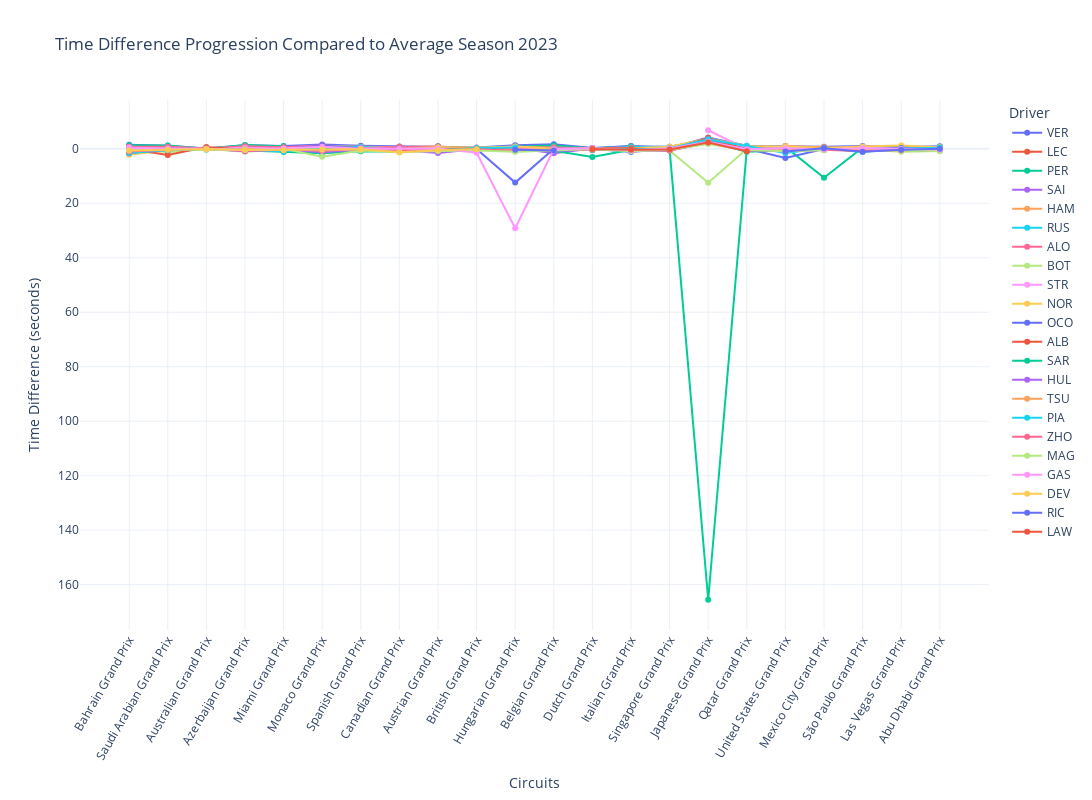

Write notebook code for a chart like this one.
### Code cell
# Ensure all columns are of the same type
pace_df = pace_df.T
pace_df = pace_df.apply(pd.to_numeric, errors='coerce')
fig = px.line(pace_df, x=pace_df.index, y=pace_df.columns, line_shape='linear',
                labels={'value': 'Time Difference (seconds)', 'index': 'Circuits'}, 
                title=f'Time Difference Progression Compared to Average Season {year}',
                markers=True)

fig.update_layout(xaxis_title='Circuits', yaxis_title='Time Difference (seconds)', 
                    legend_title='Driver', xaxis=dict(tickangle=-60), template='plotly_white')

fig.update_yaxes(autorange='reversed')
# for driver, style in driver_styles.items():
#     fig.update_traces(selector=dict(name=driver), line=dict(color=style['color'], dash=style['line'])) 
fig.update_layout(width=1200, height=800)

### Figure 1 — Plotly figure (JSON) as saved in the notebook; plotly's stock layout.template omitted (floating-point values rounded to 4 significant figures)
{"data": [{"hovertemplate": "variable=VER<br>Circuits=%{x}<br>Time Difference (seconds)=%{y}<extra></extra>", "legendgroup": "VER", "line": {"color": "#636efa", "dash": "solid", "shape": "linear"}, "marker": {"symbol": "circle"}, "mode": "lines+markers", "name": "VER", "orientation": "v", "showlegend": true, "type": "scatter", "x": ["Bahrain Grand Prix", "Saudi Arabian Grand Prix", "Australian Grand Prix", "Azerbaijan Grand Prix", "Miami Grand Prix", "Monaco Grand Prix", "Spanish Grand Prix", "Canadian Grand Prix", "Austrian Grand Prix", "British Grand Prix", "Hungarian Grand Prix", "Belgian Grand Prix", "Dutch Grand Prix", "Italian Grand Prix", "Singapore Grand Prix", "Japanese Grand Prix", "Qatar Grand Prix", "United States Grand Prix", "Mexico City Grand Prix", "São Paulo Grand Prix", "Las Vegas Grand Prix", "Abu Dhabi Grand Prix"], "xaxis": "x", "y": [-1.477, -1.082, -0.0983, -1.326, -1.075, -1.591, -1.123, -0.8909, -0.9032, -0.445, -1.336, -1.704, -0.3151, -1.068, -0.4277, -4.161, -1.113, -1.045, -0.7769, -1.006, -0.6477, -0.9518], "yaxis": "y"}, {"hovertemplate": "variable=LEC<br>Circuits=%{x}<br>Time Difference (seconds)=%{y}<extra></extra>", "legendgroup": "LEC", "line": {"color": "#EF553B", "dash": "solid", "shape": "linear"}, "marker": {"symbol": "circle"}, "mode": "lines+markers", "name": "LEC", "orientation": "v", "showlegend": true, "type": "scatter", "x": ["Bahrain Grand Prix", "Saudi Arabian Grand Prix", "Australian Grand Prix", "Azerbaijan Grand Prix", "Miami Grand Prix", "Monaco Grand Prix", "Spanish Grand Prix", "Canadian Grand Prix", "Austrian Grand Prix", "British Grand Prix", "Hungarian Grand Prix", "Belgian Grand Prix", "Dutch Grand Prix", "Italian Grand Prix", "Singapore Grand Prix", "Japanese Grand Prix", "Qatar Grand Prix", "United States Grand Prix", "Mexico City Grand Prix", "São Paulo Grand Prix", "Las Vegas Grand Prix", "Abu Dhabi Grand Prix"], "xaxis": "x", "y": [-0.9514, -0.3262, null, -0.9515, -0.1449, -0.7971, 0.004239, -0.6245, -0.8306, -0.08564, -0.4028, -0.9708, 0.5491, -0.8453, -0.4319, -3.331, -0.4293, -0.6047, -0.4512, null, -0.6063, -0.6416], "yaxis": "y"}, {"hovertemplate": "variable=PER<br>Circuits=%{x}<br>Time Difference (seconds)=%{y}<extra></extra>", "legendgroup": "PER", "line": {"color": "#00cc96", "dash": "solid", "shape": "linear"}, "marker": {"symbol": "circle"}, "mode": "lines+markers", "name": "PER", "orientation": "v", "showlegend": true, "type": "scatter", "x": ["Bahrain Grand Prix", "Saudi Arabian Grand Prix", "Australian Grand Prix", "Azerbaijan Grand Prix", "Miami Grand Prix", "Monaco Grand Prix", "Spanish Grand Prix", "Canadian Grand Prix", "Austrian Grand Prix", "British Grand Prix", "Hungarian Grand Prix", "Belgian Grand Prix", "Dutch Grand Prix", "Italian Grand Prix", "Singapore Grand Prix", "Japanese Grand Prix", "Qatar Grand Prix", "United States Grand Prix", "Mexico City Grand Prix", "São Paulo Grand Prix", "Las Vegas Grand Prix", "Abu Dhabi Grand Prix"], "xaxis": "x", "y": [-1.267, -1.189, -0.04106, -1.367, -0.9801, 1.275, -0.5807, -0.162, -0.6612, -0.1973, -0.7987, -1.197, -0.2447, -0.9495, 0.1061, 165.6, 0.2059, -0.7155, 10.66, -0.5245, -0.6029, -0.6681], "yaxis": "y"}, {"hovertemplate": "variable=SAI<br>Circuits=%{x}<br>Time Difference (seconds)=%{y}<extra></extra>", "legendgroup": "SAI", "line": {"color": "#ab63fa", "dash": "solid", "shape": "linear"}, "marker": {"symbol": "circle"}, "mode": "lines+markers", "name": "SAI", "orientation": "v", "showlegend": true, "type": "scatter", "x": ["Bahrain Grand Prix", "Saudi Arabian Grand Prix", "Australian Grand Prix", "Azerbaijan Grand Prix", "Miami Grand Prix", "Monaco Grand Prix", "Spanish Grand Prix", "Canadian Grand Prix", "Austrian Grand Prix", "British Grand Prix", "Hungarian Grand Prix", "Belgian Grand Prix", "Dutch Grand Prix", "Italian Grand Prix", "Singapore Grand Prix", "Japanese Grand Prix", "Qatar Grand Prix", "United States Grand Prix", "Mexico City Grand Prix", "São Paulo Grand Prix", "Las Vegas Grand Prix", "Abu Dhabi Grand Prix"], "xaxis": "x", "y": [-0.634, -0.4719, -0.07082, -0.4755, -0.4164, -0.7778, -0.4309, -0.5832, -0.6022, -0.07105, -0.3206, 1.67, -0.1409, -0.8489, -0.7735, -3.214, null, -0.7749, -0.3945, -0.2995, -0.231, 0.395], "yaxis": "y"}, {"hovertemplate": "variable=HAM<br>Circuits=%{x}<br>Time Difference (seconds)=%{y}<extra></extra>", "legendgroup": "HAM", "line": {"color": "#FFA15A", "dash": "solid", "shape": "linear"}, "marker": {"symbol": "circle"}, "mode": "lines+markers", "name": "HAM", "orientation": "v", "showlegend": true, "type": "scatter", "x": ["Bahrain Grand Prix", "Saudi Arabian Grand Prix", "Australian Grand Prix", "Azerbaijan Grand Prix", "Miami Grand Prix", "Monaco Grand Prix", "Spanish Grand Prix", "Canadian Grand Prix", "Austrian Grand Prix", "British Grand Prix", "Hungarian Grand Prix", "Belgian Grand Prix", "Dutch Grand Prix", "Italian Grand Prix", "Singapore Grand Prix", "Japanese Grand Prix", "Qatar Grand Prix", "United States Grand Prix", "Mexico City Grand Prix", "São Paulo Grand Prix", "Las Vegas Grand Prix", "Abu Dhabi Grand Prix"], "xaxis": "x", "y": [-0.5827, -0.5682, -0.09521, -0.4627, -0.1754, -1.09, -0.7583, -0.6885, -0.3512, -0.3146, -0.7769, -0.5751, -0.1317, -0.3296, -0.753, -3.23, null, -1.005, -0.5815, -0.121, -0.2126, -0.1859], "yaxis": "y"}, {"hovertemplate": "variable=RUS<br>Circuits=%{x}<br>Time Difference (seconds)=%{y}<extra></extra>", "legendgroup": "RUS", "line": {"color": "#19d3f3", "dash": "solid", "shape": "linear"}, "marker": {"symbol": "circle"}, "mode": "lines+markers", "name": "RUS", "orientation": "v", "showlegend": true, "type": "scatter", "x": ["Bahrain Grand Prix", "Saudi Arabian Grand Prix", "Australian Grand Prix", "Azerbaijan Grand Prix", "Miami Grand Prix", "Monaco Grand Prix", "Spanish Grand Prix", "Canadian Grand Prix", "Austrian Grand Prix", "British Grand Prix", "Hungarian Grand Prix", "Belgian Grand Prix", "Dutch Grand Prix", "Italian Grand Prix", "Singapore Grand Prix", "Japanese Grand Prix", "Qatar Grand Prix", "United States Grand Prix", "Mexico City Grand Prix", "São Paulo Grand Prix", "Las Vegas Grand Prix", "Abu Dhabi Grand Prix"], "xaxis": "x", "y": [-0.4968, -0.6721, 0.3367, 0.08819, -0.4916, -0.933, -0.6326, -0.09302, -0.2215, -0.2295, -0.3956, -0.2699, 0.4592, -0.7149, -0.744, -3.073, -0.5145, -0.5987, -0.1992, 0.4147, -0.2859, -0.6013], "yaxis": "y"}, {"hovertemplate": "variable=ALO<br>Circuits=%{x}<br>Time Difference (seconds)=%{y}<extra></extra>", "legendgroup": "ALO", "line": {"color": "#FF6692", "dash": "solid", "shape": "linear"}, "marker": {"symbol": "circle"}, "mode": "lines+markers", "name": "ALO", "orientation": "v", "showlegend": true, "type": "scatter", "x": ["Bahrain Grand Prix", "Saudi Arabian Grand Prix", "Australian Grand Prix", "Azerbaijan Grand Prix", "Miami Grand Prix", "Monaco Grand Prix", "Spanish Grand Prix", "Canadian Grand Prix", "Austrian Grand Prix", "British Grand Prix", "Hungarian Grand Prix", "Belgian Grand Prix", "Dutch Grand Prix", "Italian Grand Prix", "Singapore Grand Prix", "Japanese Grand Prix", "Qatar Grand Prix", "United States Grand Prix", "Mexico City Grand Prix", "São Paulo Grand Prix", "Las Vegas Grand Prix", "Abu Dhabi Grand Prix"], "xaxis": "x", "y": [-0.7992, -0.7749, -0.08504, -0.9357, -0.613, -1.233, -0.1517, -0.7542, -0.4762, -0.1144, -0.2544, -0.4271, -0.2631, -0.1607, 0.6395, -2.751, -0.2528, 0.1955, 0.4344, -0.5253, -0.1284, -0.2706], "yaxis": "y"}, {"hovertemplate": "variable=BOT<br>Circuits=%{x}<br>Time Difference (seconds)=%{y}<extra></extra>", "legendgroup": "BOT", "line": {"color": "#B6E880", "dash": "solid", "shape": "linear"}, "marker": {"symbol": "circle"}, "mode": "lines+markers", "name": "BOT", "orientation": "v", "showlegend": true, "type": "scatter", "x": ["Bahrain Grand Prix", "Saudi Arabian Grand Prix", "Australian Grand Prix", "Azerbaijan Grand Prix", "Miami Grand Prix", "Monaco Grand Prix", "Spanish Grand Prix", "Canadian Grand Prix", "Austrian Grand Prix", "British Grand Prix", "Hungarian Grand Prix", "Belgian Grand Prix", "Dutch Grand Prix", "Italian Grand Prix", "Singapore Grand Prix", "Japanese Grand Prix", "Qatar Grand Prix", "United States Grand Prix", "Mexico City Grand Prix", "São Paulo Grand Prix", "Las Vegas Grand Prix", "Abu Dhabi Grand Prix"], "xaxis": "x", "y": [-0.2025, 1.306, 0.01399, 1.116, 0.1823, -0.1194, 0.8454, 0.02951, 0.6897, 0.05168, 0.2951, 0.2322, 0.06528, 0.1876, 0.6507, 12.44, 0.05472, 0.7156, 0.3583, 0.2375, 1.059, 0.818], "yaxis": "y"}, {"hovertemplate": "variable=STR<br>Circuits=%{x}<br>Time Difference (seconds)=%{y}<extra></extra>", "legendgroup": "STR", "line": {"color": "#FF97FF", "dash": "solid", "shape": "linear"}, "marker": {"symbol": "circle"}, "mode": "lines+markers", "name": "STR", "orientation": "v", "showlegend": true, "type": "scatter", "x": ["Bahrain Grand Prix", "Saudi Arabian Grand Prix", "Australian Grand Prix", "Azerbaijan Grand Prix", "Miami Grand Prix", "Monaco Grand Prix", "Spanish Grand Prix", "Canadian Grand Prix", "Austrian Grand Prix", "British Grand Prix", "Hungarian Grand Prix", "Belgian Grand Prix", "Dutch Grand Prix", "Italian Grand Prix", "Singapore Grand Prix", "Japanese Grand Prix", "Qatar Grand Prix", "United States Grand Prix", "Mexico City Grand Prix", "São Paulo Grand Prix", "Las Vegas Grand Prix", "Abu Dhabi Grand Prix"], "xaxis": "x", "y": [-0.5209, 0.1737, -0.04516, -0.3554, 0.06151, 0.9461, -0.1639, 0.02908, -0.07165, -0.01268, 0.07095, 0.09918, -0.03613, 0.6427, null, -6.815, 0.144, -0.1755, 0.558, -0.431, -0.2464, 0.007364], "yaxis": "y"}, {"hovertemplate": "variable=NOR<br>Circuits=%{x}<br>Time Difference (seconds)=%{y}<extra></extra>", "legendgroup": "NOR", "line": {"color": "#FECB52", "dash": "solid", "shape": "linear"}, "marker": {"symbol": "circle"}, "mode": "lines+markers", "name": "NOR", "orientation": "v", "showlegend": true, "type": "scatter", "x": ["Bahrain Grand Prix", "Saudi Arabian Grand Prix", "Australian Grand Prix", "Azerbaijan Grand Prix", "Miami Grand Prix", "Monaco Grand Prix", "Spanish Grand Prix", "Canadian Grand Prix", "Austrian Grand Prix", "British Grand Prix", "Hungarian Grand Prix", "Belgian Grand Prix", "Dutch Grand Prix", "Italian Grand Prix", "Singapore Grand Prix", "Japanese Grand Prix", "Qatar Grand Prix", "United States Grand Prix", "Mexico City Grand Prix", "São Paulo Grand Prix", "Las Vegas Grand Prix", "Abu Dhabi Grand Prix"], "xaxis": "x", "y": [2.147, 0.5394, -0.03449, 0.2085, 0.4644, -0.4428, 0.5446, 0.01424, -0.5324, -0.372, -0.854, -0.02857, -0.1313, -0.1772, -0.7604, -3.795, -1.008, -0.8535, -0.3084, -0.8898, -1.173, -0.5331], "yaxis": "y"}, {"hovertemplate": "variable=OCO<br>Circuits=%{x}<br>Time Difference (seconds)=%{y}<extra></extra>", "legendgroup": "OCO", "line": {"color": "#636efa", "dash": "solid", "shape": "linear"}, "marker": {"symbol": "circle"}, "mode": "lines+markers", "name": "OCO", "orientation": "v", "showlegend": true, "type": "scatter", "x": ["Bahrain Grand Prix", "Saudi Arabian Grand Prix", "Australian Grand Prix", "Azerbaijan Grand Prix", "Miami Grand Prix", "Monaco Grand Prix", "Spanish Grand Prix", "Canadian Grand Prix", "Austrian Grand Prix", "British Grand Prix", "Hungarian Grand Prix", "Belgian Grand Prix", "Dutch Grand Prix", "Italian Grand Prix", "Singapore Grand Prix", "Japanese Grand Prix", "Qatar Grand Prix", "United States Grand Prix", "Mexico City Grand Prix", "São Paulo Grand Prix", "Las Vegas Grand Prix", "Abu Dhabi Grand Prix"], "xaxis": "x", "y": [1.624, -0.1328, 0.02986, 0.55, -0.05482, -1.116, -0.0742, -0.009633, 0.252, 0.07799, 12.38, -0.005842, -0.06031, 1.131, -0.08082, -2.658, -0.01849, 3.336, 0.1087, 0.1952, -0.2744, 0.1926], "yaxis": "y"}, {"hovertemplate": "variable=ALB<br>Circuits=%{x}<br>Time Difference (seconds)=%{y}<extra></extra>", "legendgroup": "ALB", "line": {"color": "#EF553B", "dash": "solid", "shape": "linear"}, "marker": {"symbol": "circle"}, "mode": "lines+markers", "name": "ALB", "orientation": "v", "showlegend": true, "type": "scatter", "x": ["Bahrain Grand Prix", "Saudi Arabian Grand Prix", "Australian Grand Prix", "Azerbaijan Grand Prix", "Miami Grand Prix", "Monaco Grand Prix", "Spanish Grand Prix", "Canadian Grand Prix", "Austrian Grand Prix", "British Grand Prix", "Hungarian Grand Prix", "Belgian Grand Prix", "Dutch Grand Prix", "Italian Grand Prix", "Singapore Grand Prix", "Japanese Grand Prix", "Qatar Grand Prix", "United States Grand Prix", "Mexico City Grand Prix", "São Paulo Grand Prix", "Las Vegas Grand Prix", "Abu Dhabi Grand Prix"], "xaxis": "x", "y": [0.09793, 2.238, -0.6302, 0.3702, 0.2037, 0.5331, 0.5033, -0.02219, 0.07939, -0.1012, 0.2807, 0.482, -0.1046, -0.1839, 0.4106, -3.944, 0.3082, 0.4141, -0.09278, null, 0.2203, 0.31], "yaxis": "y"}, {"hovertemplate": "variable=SAR<br>Circuits=%{x}<br>Time Difference (seconds)=%{y}<extra></extra>", "legendgroup": "SAR", "line": {"color": "#00cc96", "dash": "solid", "shape": "linear"}, "marker": {"symbol": "circle"}, "mode": "lines+markers", "name": "SAR", "orientation": "v", "showlegend": true, "type": "scatter", "x": ["Bahrain Grand Prix", "Saudi Arabian Grand Prix", "Australian Grand Prix", "Azerbaijan Grand Prix", "Miami Grand Prix", "Monaco Grand Prix", "Spanish Grand Prix", "Canadian Grand Prix", "Austrian Grand Prix", "British Grand Prix", "Hungarian Grand Prix", "Belgian Grand Prix", "Dutch Grand Prix", "Italian Grand Prix", "Singapore Grand Prix", "Japanese Grand Prix", "Qatar Grand Prix", "United States Grand Prix", "Mexico City Grand Prix", "São Paulo Grand Prix", "Las Vegas Grand Prix", "Abu Dhabi Grand Prix"], "xaxis": "x", "y": [0.2625, 0.5364, 0.05039, 0.6118, 1.155, 1.591, 0.8721, 1.073, 0.3127, 0.009415, 0.8769, 0.6705, 2.988, 0.3739, 0.6279, -2.847, 1.06, 0.5263, 0.2847, 0.429, 0.3699, 0.5618], "yaxis": "y"}, {"hovertemplate": "variable=HUL<br>Circuits=%{x}<br>Time Difference (seconds)=%{y}<extra></extra>", "legendgroup": "HUL", "line": {"color": "#ab63fa", "dash": "solid", "shape": "linear"}, "marker": {"symbol": "circle"}, "mode": "lines+markers", "name": "HUL", "orientation": "v", "showlegend": true, "type": "scatter", "x": ["Bahrain Grand Prix", "Saudi Arabian Grand Prix", "Australian Grand Prix", "Azerbaijan Grand Prix", "Miami Grand Prix", "Monaco Grand Prix", "Spanish Grand Prix", "Canadian Grand Prix", "Austrian Grand Prix", "British Grand Prix", "Hungarian Grand Prix", "Belgian Grand Prix", "Dutch Grand Prix", "Italian Grand Prix", "Singapore Grand Prix", "Japanese Grand Prix", "Qatar Grand Prix", "United States Grand Prix", "Mexico City Grand Prix", "São Paulo Grand Prix", "Las Vegas Grand Prix", "Abu Dhabi Grand Prix"], "xaxis": "x", "y": [0.6692, 0.2223, -0.01314, 0.933, 0.2404, 1.269, 0.3431, 0.458, 1.52, 0.0677, 0.6026, 0.8062, -0.02567, 0.6969, 0.6168, -2.165, 0.6793, 0.5603, 0.3542, 0.4826, 0.2051, 0.4912], "yaxis": "y"}, {"hovertemplate": "variable=TSU<br>Circuits=%{x}<br>Time Difference (seconds)=%{y}<extra></extra>", "legendgroup": "TSU", "line": {"color": "#FFA15A", "dash": "solid", "shape": "linear"}, "marker": {"symbol": "circle"}, "mode": "lines+markers", "name": "TSU", "orientation": "v", "showlegend": true, "type": "scatter", "x": ["Bahrain Grand Prix", "Saudi Arabian Grand Prix", "Australian Grand Prix", "Azerbaijan Grand Prix", "Miami Grand Prix", "Monaco Grand Prix", "Spanish Grand Prix", "Canadian Grand Prix", "Austrian Grand Prix", "British Grand Prix", "Hungarian Grand Prix", "Belgian Grand Prix", "Dutch Grand Prix", "Italian Grand Prix", "Singapore Grand Prix", "Japanese Grand Prix", "Qatar Grand Prix", "United States Grand Prix", "Mexico City Grand Prix", "São Paulo Grand Prix", "Las Vegas Grand Prix", "Abu Dhabi Grand Prix"], "xaxis": "x", "y": [0.1172, 0.1604, 0.006046, 0.2769, 0.05371, 0.7297, -0.05641, 0.158, 0.7197, 0.1554, 0.6061, 0.1192, 0.03062, null, null, -2.273, 0.5699, 0.2832, 0.3355, -0.02211, 0.5885, -0.2089], "yaxis": "y"}, {"hovertemplate": "variable=PIA<br>Circuits=%{x}<br>Time Difference (seconds)=%{y}<extra></extra>", "legendgroup": "PIA", "line": {"color": "#19d3f3", "dash": "solid", "shape": "linear"}, "marker": {"symbol": "circle"}, "mode": "lines+markers", "name": "PIA", "orientation": "v", "showlegend": true, "type": "scatter", "x": ["Bahrain Grand Prix", "Saudi Arabian Grand Prix", "Australian Grand Prix", "Azerbaijan Grand Prix", "Miami Grand Prix", "Monaco Grand Prix", "Spanish Grand Prix", "Canadian Grand Prix", "Austrian Grand Prix", "British Grand Prix", "Hungarian Grand Prix", "Belgian Grand Prix", "Dutch Grand Prix", "Italian Grand Prix", "Singapore Grand Prix", "Japanese Grand Prix", "Qatar Grand Prix", "United States Grand Prix", "Mexico City Grand Prix", "São Paulo Grand Prix", "Las Vegas Grand Prix", "Abu Dhabi Grand Prix"], "xaxis": "x", "y": [1.513, 0.511, -0.005506, 0.3286, 0.9068, -0.3143, 0.1428, 0.03907, 0.7439, -0.2955, -0.442, null, -0.08483, 0.2664, -0.1045, -3.473, -1.028, 1.501, -0.1698, 1.197, -0.05778, -0.4089], "yaxis": "y"}, {"hovertemplate": "variable=ZHO<br>Circuits=%{x}<br>Time Difference (seconds)=%{y}<extra></extra>", "legendgroup": "ZHO", "line": {"color": "#FF6692", "dash": "solid", "shape": "linear"}, "marker": {"symbol": "circle"}, "mode": "lines+markers", "name": "ZHO", "orientation": "v", "showlegend": true, "type": "scatter", "x": ["Bahrain Grand Prix", "Saudi Arabian Grand Prix", "Australian Grand Prix", "Azerbaijan Grand Prix", "Miami Grand Prix", "Monaco Grand Prix", "Spanish Grand Prix", "Canadian Grand Prix", "Austrian Grand Prix", "British Grand Prix", "Hungarian Grand Prix", "Belgian Grand Prix", "Dutch Grand Prix", "Italian Grand Prix", "Singapore Grand Prix", "Japanese Grand Prix", "Qatar Grand Prix", "United States Grand Prix", "Mexico City Grand Prix", "São Paulo Grand Prix", "Las Vegas Grand Prix", "Abu Dhabi Grand Prix"], "xaxis": "x", "y": [0.9502, 0.3317, 0.0002007, 0.757, 0.3016, 0.4376, -0.03426, 0.4643, 0.4305, 0.1284, 0.7358, 0.4651, 0.2403, 0.5035, 0.5757, -2.227, 0.2225, 0.8454, 0.3735, 0.8984, 0.3555, 0.59], "yaxis": "y"}, {"hovertemplate": "variable=MAG<br>Circuits=%{x}<br>Time Difference (seconds)=%{y}<extra></extra>", "legendgroup": "MAG", "line": {"color": "#B6E880", "dash": "solid", "shape": "linear"}, "marker": {"symbol": "circle"}, "mode": "lines+markers", "name": "MAG", "orientation": "v", "showlegend": true, "type": "scatter", "x": ["Bahrain Grand Prix", "Saudi Arabian Grand Prix", "Australian Grand Prix", "Azerbaijan Grand Prix", "Miami Grand Prix", "Monaco Grand Prix", "Spanish Grand Prix", "Canadian Grand Prix", "Austrian Grand Prix", "British Grand Prix", "Hungarian Grand Prix", "Belgian Grand Prix", "Dutch Grand Prix", "Italian Grand Prix", "Singapore Grand Prix", "Japanese Grand Prix", "Qatar Grand Prix", "United States Grand Prix", "Mexico City Grand Prix", "São Paulo Grand Prix", "Las Vegas Grand Prix", "Abu Dhabi Grand Prix"], "xaxis": "x", "y": [0.5415, 0.1071, 0.3429, 0.3919, 0.02978, 2.905, 0.6629, 1.231, 0.8165, 0.5863, 1.053, 0.6086, 0.05169, 0.9075, 0.3897, -1.781, 0.4322, 0.9271, 0.5561, null, 0.2488, 0.8612], "yaxis": "y"}, {"hovertemplate": "variable=GAS<br>Circuits=%{x}<br>Time Difference (seconds)=%{y}<extra></extra>", "legendgroup": "GAS", "line": {"color": "#FF97FF", "dash": "solid", "shape": "linear"}, "marker": {"symbol": "circle"}, "mode": "lines+markers", "name": "GAS", "orientation": "v", "showlegend": true, "type": "scatter", "x": ["Bahrain Grand Prix", "Saudi Arabian Grand Prix", "Australian Grand Prix", "Azerbaijan Grand Prix", "Miami Grand Prix", "Monaco Grand Prix", "Spanish Grand Prix", "Canadian Grand Prix", "Austrian Grand Prix", "British Grand Prix", "Hungarian Grand Prix", "Belgian Grand Prix", "Dutch Grand Prix", "Italian Grand Prix", "Singapore Grand Prix", "Japanese Grand Prix", "Qatar Grand Prix", "United States Grand Prix", "Mexico City Grand Prix", "São Paulo Grand Prix", "Las Vegas Grand Prix", "Abu Dhabi Grand Prix"], "xaxis": "x", "y": [-0.1831, -0.09452, 0.005337, 0.4233, -0.09786, -0.791, -0.00923, 0.04118, -0.09103, 1.437, 29.17, 0.1843, -0.2171, 0.5495, -0.1535, -2.592, 0.1554, -0.188, 0.1556, -0.2163, 0.0377, 0.2613], "yaxis": "y"}, {"hovertemplate": "variable=DEV<br>Circuits=%{x}<br>Time Difference (seconds)=%{y}<extra></extra>", "legendgroup": "DEV", "line": {"color": "#FECB52", "dash": "solid", "shape": "linear"}, "marker": {"symbol": "circle"}, "mode": "lines+markers", "name": "DEV", "orientation": "v", "showlegend": true, "type": "scatter", "x": ["Bahrain Grand Prix", "Saudi Arabian Grand Prix", "Australian Grand Prix", "Azerbaijan Grand Prix", "Miami Grand Prix", "Monaco Grand Prix", "Spanish Grand Prix", "Canadian Grand Prix", "Austrian Grand Prix", "British Grand Prix", "Hungarian Grand Prix", "Belgian Grand Prix", "Dutch Grand Prix", "Italian Grand Prix", "Singapore Grand Prix", "Japanese Grand Prix", "Qatar Grand Prix", "United States Grand Prix", "Mexico City Grand Prix", "São Paulo Grand Prix", "Las Vegas Grand Prix", "Abu Dhabi Grand Prix"], "xaxis": "x", "y": [0.6444, 0.3601, 0.04652, 0.4592, 0.486, 0.2488, 0.159, 1.299, 0.5029, 0.192, null, null, null, null, null, null, null, null, null, null, null, null], "yaxis": "y"}, {"hovertemplate": "variable=RIC<br>Circuits=%{x}<br>Time Difference (seconds)=%{y}<extra></extra>", "legendgroup": "RIC", "line": {"color": "#636efa", "dash": "solid", "shape": "linear"}, "marker": {"symbol": "circle"}, "mode": "lines+markers", "name": "RIC", "orientation": "v", "showlegend": true, "type": "scatter", "x": ["Bahrain Grand Prix", "Saudi Arabian Grand Prix", "Australian Grand Prix", "Azerbaijan Grand Prix", "Miami Grand Prix", "Monaco Grand Prix", "Spanish Grand Prix", "Canadian Grand Prix", "Austrian Grand Prix", "British Grand Prix", "Hungarian Grand Prix", "Belgian Grand Prix", "Dutch Grand Prix", "Italian Grand Prix", "Singapore Grand Prix", "Japanese Grand Prix", "Qatar Grand Prix", "United States Grand Prix", "Mexico City Grand Prix", "São Paulo Grand Prix", "Las Vegas Grand Prix", "Abu Dhabi Grand Prix"], "xaxis": "x", "y": [null, null, null, null, null, null, null, null, null, null, 0.3846, 0.6385, null, null, null, null, null, 0.9413, -0.1914, 1.054, 0.3228, 0.01766], "yaxis": "y"}, {"hovertemplate": "variable=LAW<br>Circuits=%{x}<br>Time Difference (seconds)=%{y}<extra></extra>", "legendgroup": "LAW", "line": {"color": "#EF553B", "dash": "solid", "shape": "linear"}, "marker": {"symbol": "circle"}, "mode": "lines+markers", "name": "LAW", "orientation": "v", "showlegend": true, "type": "scatter", "x": ["Bahrain Grand Prix", "Saudi Arabian Grand Prix", "Australian Grand Prix", "Azerbaijan Grand Prix", "Miami Grand Prix", "Monaco Grand Prix", "Spanish Grand Prix", "Canadian Grand Prix", "Austrian Grand Prix", "British Grand Prix", "Hungarian Grand Prix", "Belgian Grand Prix", "Dutch Grand Prix", "Italian Grand Prix", "Singapore Grand Prix", "Japanese Grand Prix", "Qatar Grand Prix", "United States Grand Prix", "Mexico City Grand Prix", "São Paulo Grand Prix", "Las Vegas Grand Prix", "Abu Dhabi Grand Prix"], "xaxis": "x", "y": [null, null, null, null, null, null, null, null, null, null, null, null, 0.04804, 0.3167, 0.2897, -2.29, 0.894, null, null, null, null, null], "yaxis": "y"}], "layout": {"height": 800, "legend": {"title": {"text": "Driver"}, "tracegroupgap": 0}, "title": {"text": "Time Difference Progression Compared to Average Season 2023"}, "width": 1200, "xaxis": {"anchor": "y", "domain": [0, 1], "tickangle": -60, "title": {"text": "Circuits"}}, "yaxis": {"anchor": "x", "autorange": "reversed", "domain": [0, 1], "title": {"text": "Time Difference (seconds)"}}}}
